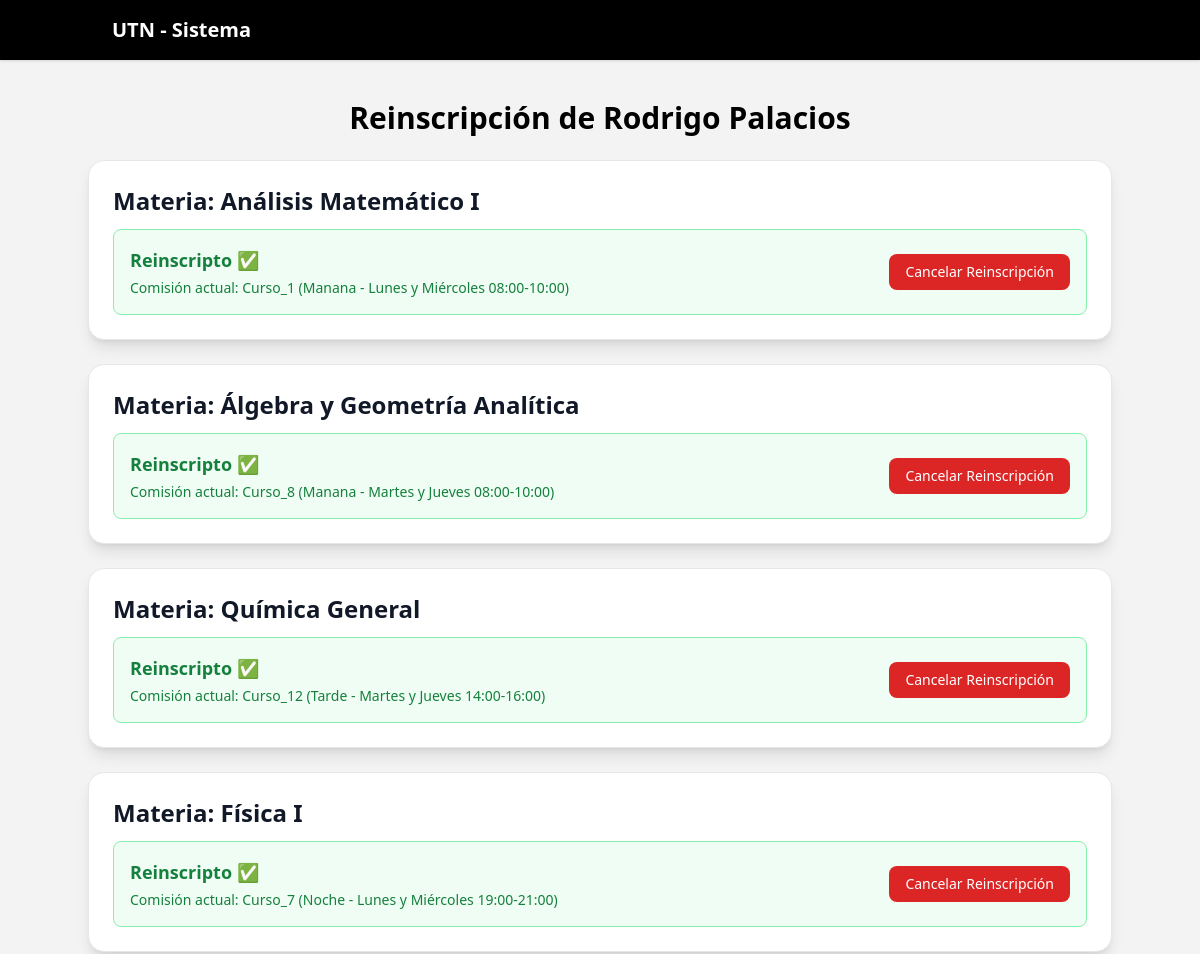
Page /reinscripcion/19/ (upper part) on the earlier database version.
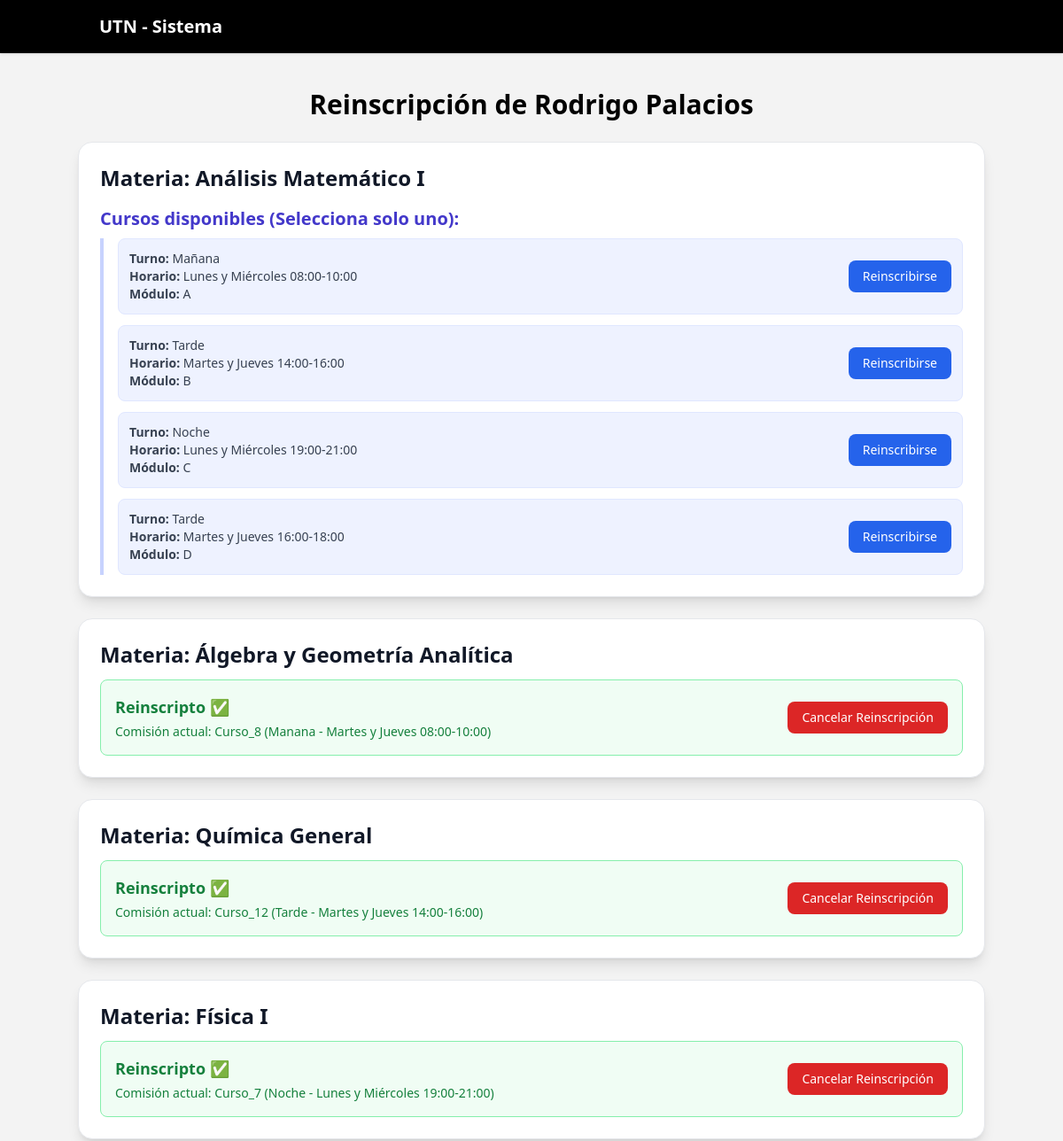
Same page on the later database version.
### UTN/models.py (models this page shows, shortened)
class Alumno(models.Model):
    user = models.OneToOneField(settings.AUTH_USER_MODEL, on_delete=models.CASCADE, related_name='alumno', null=True)
    id_alumno = models.AutoField(primary_key=True)
    nombre = models.CharField(max_length=50, default="")
    apellido = models.CharField(max_length=50, default="")
    dni = models.CharField(max_length=20, unique=True, default="")
    email = models.EmailField(default="")
    anio_universitario = models.PositiveIntegerField(validators=[MinValueValidator(1), MaxValueValidator(10)], default=1)
    carrera = models.ForeignKey(Carrera, on_delete=models.CASCADE, related_name='alumnos', null=True, blank=True)

class Materia(models.Model):
    nombre = models.CharField(max_length=100, default="")
    sigla = models.CharField(max_length=10, primary_key=True)
    ciclo_lectivo = models.PositiveIntegerField()

class AlumnoMateriaCurso(models.Model):
    id_alumno_materia_curso = models.AutoField(primary_key=True)
    alumno = models.ForeignKey(
        Alumno,
        on_delete=models.CASCADE,
        related_name='materias_curso'
    )
    materia_curso = models.ForeignKey(
        MateriaCurso,
        on_delete=models.CASCADE,
        related_name='alumnos'
    )
    nota = models.PositiveSmallIntegerField(
        null=True,
        blank=True,
        help_text="Nota del 1 al 10"
    )
    aprobado = models.BooleanField(default=False)
    class Meta:
        unique_together = ('alumno', 'materia_curso')

class MateriaCurso(models.Model):
    id_materia_curso = models.AutoField(primary_key=True)
    curso = models.ForeignKey(Curso, on_delete=models.CASCADE, related_name='materias')
    materia = models.ForeignKey(Materia, on_delete=models.CASCADE, related_name='cursos_ofrecidos')
    Opciones_Turno = [
        ('manana', 'Mañana'),
        ('tarde', 'Tarde'),
        ('noche', 'Noche'),
    ]
    turno_cursado = models.CharField(max_length=10, choices=Opciones_Turno)
    horario = models.CharField(max_length=50)
    modulo = models.CharField(max_length=50)
    grupo = models.CharField(max_length=50, null=True, blank=True)

class Curso(models.Model):
    id_curso = models.AutoField(primary_key=True)
    nombre = models.CharField(max_length=50)
    nivel = models.CharField(max_length=20)
    numero = models.PositiveIntegerField()

### UTN/views.py (the view)
# urls.py: path('reinscripcion/<int:alumno_id>/', MateriaReinscripcionView.as_view(), name='materia_reinscripcion'),
class MateriaReinscripcionView(TemplateView):
    template_name = "materia/reinscripcion_materia.html"
    def get_context_data(self, **kwargs):
        context = super().get_context_data(**kwargs)
        alumno_id = self.kwargs.get('alumno_id')
        alumno = Alumno.objects.get(id_alumno=alumno_id)
        materias_relacionadas = CarreraMateria.objects.filter(
            carrera=alumno.carrera,
            materia__ciclo_lectivo__lte=alumno.anio_universitario
        ).select_related('materia')
        materias = [cm.materia for cm in materias_relacionadas]
        context['alumno'] = alumno
        context['materias'] = materias
        cursos = MateriaCurso.objects.filter(materia__in=materias)
        context['cursos_disponibles'] = cursos
        materias_reins = AlumnoMateriaCurso.objects.filter(alumno=alumno) \
            .values_list('materia_curso__materia__sigla', flat=True)
        context['materias_reinscriptas'] = list(materias_reins)
        insc_activas = AlumnoMateriaCurso.objects.filter(alumno=alumno) \
            .select_related('materia_curso')
        context['inscripciones_por_materia'] = {
            ins.materia_curso.materia.sigla: ins for ins in insc_activas
        }
        return context

### UTN/templatetags/custom_filters.py (called while the page is built)
@register.filter
def get_item(dictionary, key):
    return dictionary.get(key)

### UTN/templates/materia/reinscripcion_materia.html (shortened to what this page needs)
{% extends 'base.html' %}
{% block content %}
{% load custom_filters %}
<div class="max-w-5xl mx-auto mt-10">
    <h1 class="text-3xl font-bold text-center mb-6">
        Reinscripción de {{ alumno.nombre }} {{ alumno.apellido }}
    </h1>
    {% if materias %}
        <div class="space-y-6">
            {% for materia in materias %}
                <div class="bg-white border border-gray-200 rounded-2xl shadow-lg p-6">
                    <h2 class="text-2xl font-bold text-gray-900 mb-3">
                        Materia: {{ materia.nombre }}
                    </h2>
                    {% if materia.sigla in materias_reinscriptas %}
                        {% with inscripcion_actual=inscripciones_por_materia|get_item:materia.sigla %}
                            <div class="flex flex-col md:flex-row justify-between items-start md:items-center p-4 bg-green-50 border border-green-300 rounded-lg">
                                <div>
                                    <p class="text-green-700 font-bold text-lg mb-1">
                                        Reinscripto ✅
                                    </p>
                                    <p class="text-green-700 text-sm">
                                        Comisión actual: {{ inscripcion_actual.materia_curso.curso.nombre }} ({{ inscripcion_actual.materia_curso.turno_cursado|capfirst }} - {{ inscripcion_actual.materia_curso.horario }})
                                    </p>
                                </div>
                                <a href="{% url 'cancelar_reinscripcion' alumno_id=alumno.id_alumno materia_id=materia.sigla %}"
                                   class="mt-3 md:mt-0 bg-red-600 text-white px-4 py-2 text-sm rounded-lg hover:bg-red-700 transition-colors flex-shrink-0">
                                    Cancelar Reinscripción
                                </a>
                            </div>
                        {% endwith %}
                    {% else %}
                        <h3 class="text-xl font-semibold mt-4 mb-2 text-indigo-700">
                            Cursos disponibles (Selecciona solo uno):
                        </h3>
                        {% with cursos_materia=materia.cursos_ofrecidos.all %}
                            {% if cursos_materia %}
                                <div class="space-y-3 pl-4 border-l-4 border-indigo-200">
                                    {% for curso_materia in cursos_materia %}
                                        <div class="p-3 bg-indigo-50 rounded-lg border border-indigo-100 flex justify-between items-center">
                                            <div class="flex flex-col">
                                                <p class="text-sm text-gray-700">
                                                    <strong>Turno:</strong> {{ curso_materia.get_turno_cursado_display }}
                                                </p>
                                                <p class="text-sm text-gray-700">
                                                    <strong>Horario:</strong> {{ curso_materia.horario }}
                                                </p>
                                                <p class="text-sm text-gray-700">
                                                    <strong>Módulo:</strong> {{ curso_materia.modulo }}
                                                </p>
                                            </div>
                                            <form method="post" action="{% url 'materia_reinscribir' alumno.id_alumno materia.sigla %}">
                                                <button type="submit"
                                                        class="bg-blue-600 text-white px-4 py-2 text-sm rounded-lg hover:bg-blue-700 transition-colors flex-shrink-0">
                                                    Reinscribirse
                                                </button>
                                            </form>
                                        </div>
                                    {% endfor %}
                                </div>
                            {% else %}
                                <p class="text-red-500">No hay cursos asignados para esta materia.</p>
                            {% endif %}
                        {% endwith %}
                    {% endif %}
                </div>
            {% endfor %}
        </div>
    {% else %}
        <p>No hay materias disponibles para reinscribirse.</p>
    {% endif %}
</div>
{% endblock %}

### UTN/templates/base.html (shortened to what this page needs)
<!DOCTYPE html>
<html lang="es">
<head>
    <script src="https://cdn.tailwindcss.com"></script>
</head>
<body class="min-h-screen flex flex-col">
    <nav class="bg-black text-white py-4 shadow">
        <div class="container mx-auto px-6 flex justify-between items-center">
            <a href="/" class="text-xl font-semibold">UTN - Sistema</a>
        </div>
    </nav>
    <main class="flex-1">
        {% block content %}{% endblock %}
    </main>
</body>
</html>

### UTN/templates/base.html (style rules this page uses)
body { background-color: #f3f3f3; }

Differences in the rows shown:
removed AlumnoMateriaCurso: materia_curso.curso.nombre "Curso_1", materia_curso.turno_cursado "Manana", materia_curso.horario "Lunes y Miércoles 08:00-10:00"
computed for Materia "Análisis Matemático I": gains MateriaCurso (turno_cursado "Mañana", horario "Lunes y Miércoles 08:00-10:00", modulo "A"); gains MateriaCurso (turno_cursado "Tarde", horario "Martes y Jueves 14:00-16:00", modulo "B"); gains MateriaCurso (turno_cursado "Noche", horario "Lunes y Miércoles 19:00-21:00", modulo "C"); gains MateriaCurso (turno_cursado "Tarde", horario "Martes y Jueves 16:00-18:00", modulo "D"); text "Reinscripto ✅ Comisión actual: ( - ) Cancelar Reinscripción" → "Cursos disponibles (Selecciona solo uno):"
